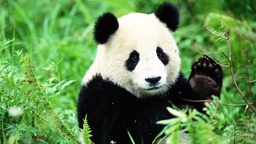
#> input picture panda1.jpg, 256 x 144 px, shrunk from 1400 x 788 before the run
$ python Harris_corner_detection.py   (older library calls are emulated)
#> lines starting #> are read from the running program, lines starting #| are printed output that depends on the picture; after the words box and inside, x2 and y2 are one past the last pixel; in counts of white or black regions, pixels touching at a corner belong together
import cv2
import numpy as np
import matplotlib as mpl
import matplotlib.pyplot as plt
import matplotlib.cm as cm
import pandas as pd

def extract_keypoints(image):
        #setting the constant that will be used for calculating cornerness score
#> called with image = 'panda1.jpg'
        k = 0.05

        #window size being considered
        window_size = 5

        #reading the image as a grayscale image
        image_gray = cv2.imread(image, 0)
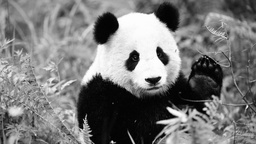
#> image_gray: shape (144, 256); min 0, max 255, mean 120.5

        #Calculating image gradients in x and y direction
        Ix = cv2.Sobel(image_gray, cv2.CV_64F, 1, 0)
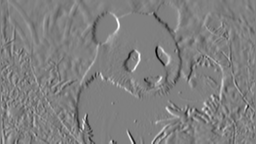
#> Ix: shape (144, 256) float64; min -972, max 961, mean -1.3; drawn with min black and max white
        Iy = cv2.Sobel(image_gray, cv2.CV_64F, 0, 1)
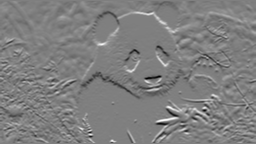
#> Iy: shape (144, 256) float64; min -867, max 865, mean -0.6; drawn with min black and max white

        #cornerness score will be stored in this image
        R = np.zeros(image_gray.shape)

        #the range starts from 2 so that R values withing 2 at top/left and bottom/right is kept as 0
        for r in range(2,image_gray.shape[0]-2):
                for c in range(2, image_gray.shape[1]-2):
                        #for each candidate point M is initialized to 2x2 zero matrix
                        M = np.zeros((2,2))
                        for i in range(r - int(window_size/2), r + int(window_size/2) + 1):
                                for j in range(c - int(window_size/2), c + int(window_size/2) + 1):
                                        if i==0 and j==0:
                                                continue
                                        #sum up all the Ix and Iy values in the matrix M
                                        M[0,0] += Ix[i,j] * Ix[i,j]
                                        M[0,1] += Ix[i,j]*Iy[i,j]
                                        M[1,0] += Ix[i,j]*Iy[i,j]
                                        M[1,1] += Iy[i,j]*Iy[i,j]
                        #computing lambda values using by singular value decomposition
                        u,s,v = np.linalg.svd(M)
                        [lmda1, lmda2] = s

                        #computing the R value for (r,c) using lambda values
                        lambda_product = lmda1*lmda2
                        lambda_sum = lmda1 + lmda2
                        R[r,c] = lambda_product - k*(lambda_sum**2)
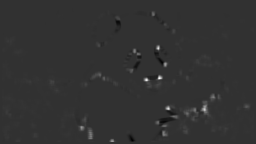
#> R: shape (144, 256) float64; min -3.1e+12, max 1.3e+13, mean 6.74e+10; drawn with min black and max white

        #Considering only those points which are less than the 5 times of the threshold
        R = (R>5*abs(np.mean(R)))*R
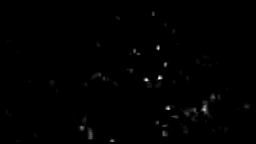
#> R: shape (144, 256) float64; min 0, max 1.3e+13, mean 6.09e+10; drawn with min black and max white

        #Non maximum suppression
        for r in range(1,image_gray.shape[0]-1):
                for c in range(1, image_gray.shape[1]-1):
                        flag = 0
                        for i in [r-1,r+1]:
                                for j in [c-1,c+1]:
                                        if(R[r,c] < R[i,j]):
                                                R[r,c] = 0
                                                flag = 1
                                                break
                                if(flag == 1):
                                        break
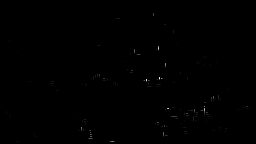
#> R: shape (144, 256) float64; 3.16% of pixels changed, all inside (x1, y1, x2, y2) = (6, 11, 251, 141); drawn with min black and max white


        (X, Y) = np.where(R != 0)
#> X = 419 values from 13 to 141; Y = 419 values, max 249 at index 224, min 6 at index 251, mean 149.4
        return [X, Y, R[X,Y]]


if __name__ == "__main__":
    image = 'panda1.jpg'
    [X, Y, R] = extract_keypoints(image)
#> X = 419 values from 13 to 141; R = 419 values, max 1.3e+13 at index 108, min 3.37e+11 at index 296, mean 1.68e+12
    R = (R/np.max(R))*100
#> R = 419 values, max 100 at index 108, min 2.6 at index 296, mean 12.95
    im = cv2.imread(image, 0)
    fig, ax  = plt.subplots(1)
    ax.set_aspect('equal')
    ax.imshow(im)
    for i in range(len(X)):
            ax.add_patch(mpl.patches.Circle((Y[i], X[i]), R[i], color='r', linewidth=0.3, fill= False))
    plt.show()
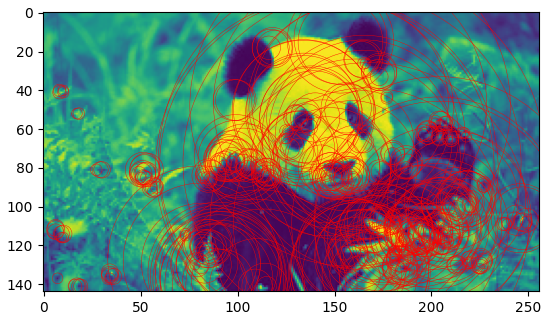
#> figure drawn by matplotlib, 1 panel

$ run again, with panda_corners.png saved as panda1.jpg
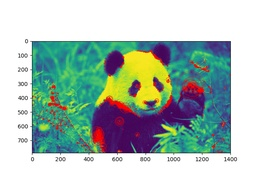
#> input picture panda_corners.png, 256 x 192 px, shrunk from 640 x 480 before the run
#> after the loop in extract_keypoints, `for r in range(1,image_gray.shape[0]-1):`:
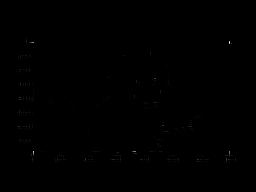
#> R: shape (192, 256) float64; min 0, max 1.15e+13, mean 1.11e+10; drawn with min black and max white
#> in extract_keypoints, `(X, Y) = np.where(R != 0)`: X = 1608 values from 38 to 163; Y = 1608 values, max 237 at index 1521, min 16 at index 66, mean 112.5
#> `[X, Y, R] = extract_keypoints(image)`: X = 1608 values from 38 to 163; R = 1608 values, max 1.15e+13 at index 12, min 1.56e+10 at index 448, mean 3.41e+11
#> `R = (R/np.max(R))*100`: R = 1608 values, max 100 at index 12, min 0.136 at index 448, mean 2.97
#> `plt.show()`:
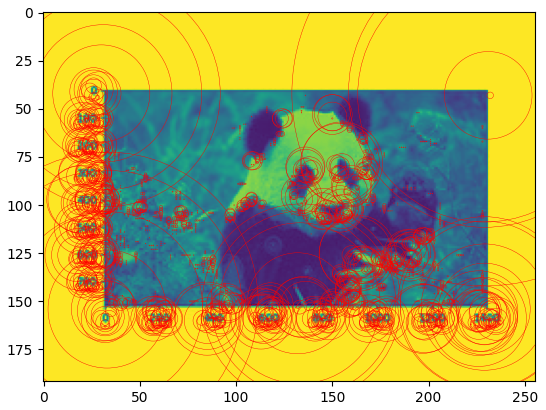
#> figure drawn by matplotlib, 1 panel
